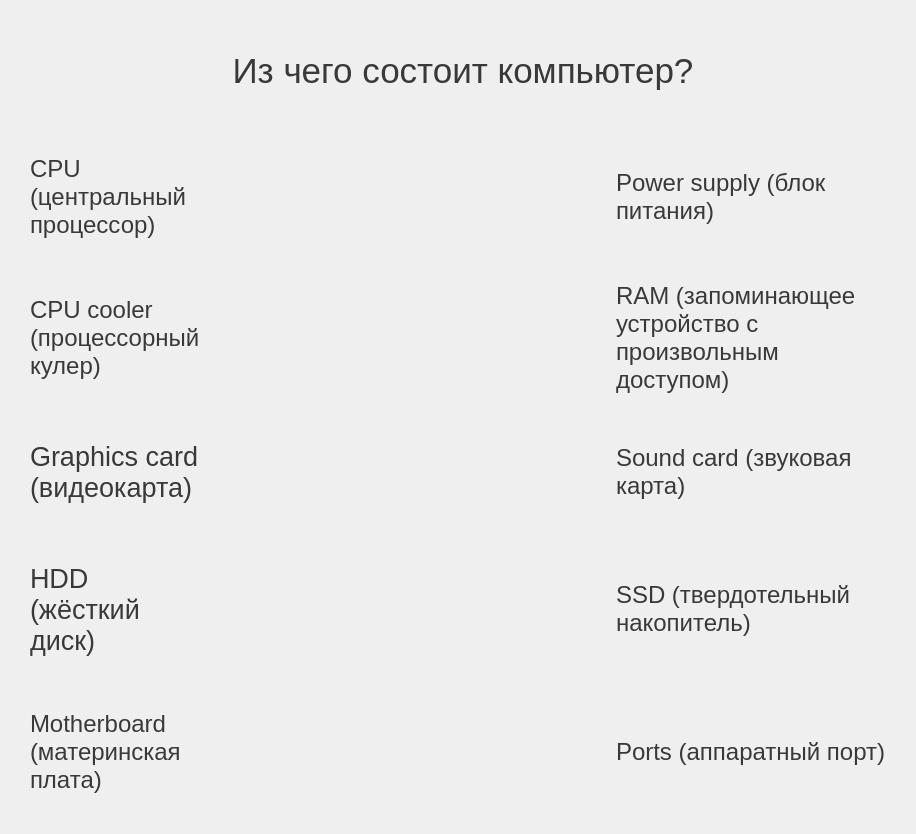
<?xml version="1.0" encoding="UTF-8"?>
<ui version="4.0">
 <class>TechEng</class>
 <widget class="QWidget" name="TechEng">
  <property name="geometry">
   <rect>
    <x>0</x>
    <y>0</y>
    <width>916</width>
    <height>834</height>
   </rect>
  </property>
  <property name="minimumSize">
   <size>
    <width>800</width>
    <height>800</height>
   </size>
  </property>
  <property name="font">
   <font>
    <family>Franklin Gothic Demi</family>
    <pointsize>26</pointsize>
   </font>
  </property>
  <property name="windowTitle">
   <string>TechEng</string>
  </property>
  <property name="styleSheet">
   <string notr="true"/>
  </property>
  <layout class="QVBoxLayout" name="verticalLayout">
   <property name="leftMargin">
    <number>0</number>
   </property>
   <property name="topMargin">
    <number>0</number>
   </property>
   <property name="rightMargin">
    <number>0</number>
   </property>
   <property name="bottomMargin">
    <number>0</number>
   </property>
   <item>
    <widget class="QWidget" name="widget" native="true">
     <layout class="QVBoxLayout" name="verticalLayout_3">
      <property name="leftMargin">
       <number>0</number>
      </property>
      <property name="topMargin">
       <number>0</number>
      </property>
      <property name="rightMargin">
       <number>0</number>
      </property>
      <property name="bottomMargin">
       <number>0</number>
      </property>
      <item>
       <layout class="QVBoxLayout" name="verticalLayout_2">
        <property name="spacing">
         <number>30</number>
        </property>
        <property name="leftMargin">
         <number>30</number>
        </property>
        <property name="topMargin">
         <number>30</number>
        </property>
        <property name="rightMargin">
         <number>20</number>
        </property>
        <property name="bottomMargin">
         <number>30</number>
        </property>
        <item>
         <layout class="QHBoxLayout" name="horizontalLayout">
          <item>
           <widget class="QLabel" name="label">
            <property name="font">
             <font>
              <family>Segoe UI Historic</family>
              <pointsize>26</pointsize>
              <weight>50</weight>
              <bold>false</bold>
             </font>
            </property>
            <property name="styleSheet">
             <string notr="true">color: rgb(57, 57, 57)</string>
            </property>
            <property name="text">
             <string>Из чего состоит компьютер?</string>
            </property>
            <property name="alignment">
             <set>Qt::AlignCenter</set>
            </property>
           </widget>
          </item>
         </layout>
        </item>
        <item>
         <layout class="QGridLayout" name="gridLayout">
          <item row="5" column="3">
           <widget class="QLabel" name="label_7">
            <property name="font">
             <font>
              <family>Segoe UI Historic</family>
              <pointsize>18</pointsize>
             </font>
            </property>
            <property name="styleSheet">
             <string notr="true">color: rgb(57, 57, 57)</string>
            </property>
            <property name="text">
             <string>SSD (твердотельный накопитель)</string>
            </property>
            <property name="wordWrap">
             <bool>true</bool>
            </property>
           </widget>
          </item>
          <item row="2" column="2">
           <widget class="QLabel" name="ram">
            <property name="minimumSize">
             <size>
              <width>170</width>
              <height>96</height>
             </size>
            </property>
            <property name="maximumSize">
             <size>
              <width>170</width>
              <height>96</height>
             </size>
            </property>
            <property name="text">
             <string/>
            </property>
           </widget>
          </item>
          <item row="6" column="1">
           <widget class="QLabel" name="motherboard">
            <property name="sizePolicy">
             <sizepolicy hsizetype="Fixed" vsizetype="Fixed">
              <horstretch>0</horstretch>
              <verstretch>0</verstretch>
             </sizepolicy>
            </property>
            <property name="minimumSize">
             <size>
              <width>120</width>
              <height>105</height>
             </size>
            </property>
            <property name="maximumSize">
             <size>
              <width>120</width>
              <height>105</height>
             </size>
            </property>
            <property name="text">
             <string/>
            </property>
           </widget>
          </item>
          <item row="6" column="3">
           <widget class="QLabel" name="label_10">
            <property name="font">
             <font>
              <family>Segoe UI Historic</family>
              <pointsize>18</pointsize>
             </font>
            </property>
            <property name="styleSheet">
             <string notr="true">color: rgb(57, 57, 57)</string>
            </property>
            <property name="text">
             <string>Ports (аппаратный порт)</string>
            </property>
            <property name="wordWrap">
             <bool>true</bool>
            </property>
           </widget>
          </item>
          <item row="0" column="3">
           <widget class="QLabel" name="label_14">
            <property name="font">
             <font>
              <family>Segoe UI Historic</family>
              <pointsize>18</pointsize>
             </font>
            </property>
            <property name="styleSheet">
             <string notr="true">color: rgb(57, 57, 57)</string>
            </property>
            <property name="text">
             <string>Power supply (блок питания)</string>
            </property>
            <property name="wordWrap">
             <bool>true</bool>
            </property>
           </widget>
          </item>
          <item row="5" column="2">
           <widget class="QLabel" name="ssd">
            <property name="minimumSize">
             <size>
              <width>150</width>
              <height>82</height>
             </size>
            </property>
            <property name="maximumSize">
             <size>
              <width>150</width>
              <height>82</height>
             </size>
            </property>
            <property name="text">
             <string/>
            </property>
           </widget>
          </item>
          <item row="0" column="1">
           <widget class="QLabel" name="cpu">
            <property name="sizePolicy">
             <sizepolicy hsizetype="Fixed" vsizetype="Fixed">
              <horstretch>0</horstretch>
              <verstretch>0</verstretch>
             </sizepolicy>
            </property>
            <property name="minimumSize">
             <size>
              <width>100</width>
              <height>104</height>
             </size>
            </property>
            <property name="maximumSize">
             <size>
              <width>100</width>
              <height>104</height>
             </size>
            </property>
            <property name="text">
             <string/>
            </property>
           </widget>
          </item>
          <item row="2" column="1">
           <widget class="QLabel" name="cpucooler">
            <property name="sizePolicy">
             <sizepolicy hsizetype="Fixed" vsizetype="Fixed">
              <horstretch>0</horstretch>
              <verstretch>0</verstretch>
             </sizepolicy>
            </property>
            <property name="minimumSize">
             <size>
              <width>100</width>
              <height>106</height>
             </size>
            </property>
            <property name="maximumSize">
             <size>
              <width>100</width>
              <height>106</height>
             </size>
            </property>
            <property name="text">
             <string/>
            </property>
           </widget>
          </item>
          <item row="0" column="2">
           <widget class="QLabel" name="powersupply">
            <property name="minimumSize">
             <size>
              <width>153</width>
              <height>110</height>
             </size>
            </property>
            <property name="maximumSize">
             <size>
              <width>153</width>
              <height>110</height>
             </size>
            </property>
            <property name="text">
             <string/>
            </property>
           </widget>
          </item>
          <item row="5" column="0">
           <widget class="QLabel" name="label_8">
            <property name="font">
             <font>
              <family>Segoe UI Historic</family>
              <pointsize>20</pointsize>
             </font>
            </property>
            <property name="styleSheet">
             <string notr="true">color: rgb(57, 57, 57)</string>
            </property>
            <property name="text">
             <string>HDD (жёсткий диск)</string>
            </property>
            <property name="wordWrap">
             <bool>true</bool>
            </property>
           </widget>
          </item>
          <item row="4" column="2">
           <widget class="QLabel" name="soundcard">
            <property name="sizePolicy">
             <sizepolicy hsizetype="Fixed" vsizetype="Fixed">
              <horstretch>0</horstretch>
              <verstretch>0</verstretch>
             </sizepolicy>
            </property>
            <property name="minimumSize">
             <size>
              <width>154</width>
              <height>95</height>
             </size>
            </property>
            <property name="maximumSize">
             <size>
              <width>154</width>
              <height>95</height>
             </size>
            </property>
            <property name="text">
             <string/>
            </property>
           </widget>
          </item>
          <item row="5" column="1">
           <widget class="QLabel" name="hdd">
            <property name="sizePolicy">
             <sizepolicy hsizetype="Fixed" vsizetype="Fixed">
              <horstretch>0</horstretch>
              <verstretch>0</verstretch>
             </sizepolicy>
            </property>
            <property name="minimumSize">
             <size>
              <width>156</width>
              <height>120</height>
             </size>
            </property>
            <property name="maximumSize">
             <size>
              <width>156</width>
              <height>120</height>
             </size>
            </property>
            <property name="text">
             <string/>
            </property>
           </widget>
          </item>
          <item row="6" column="0">
           <widget class="QLabel" name="label_15">
            <property name="font">
             <font>
              <family>Segoe UI Historic</family>
              <pointsize>18</pointsize>
             </font>
            </property>
            <property name="styleSheet">
             <string notr="true">color: rgb(57, 57, 57)
</string>
            </property>
            <property name="text">
             <string>Motherboard (материнская плата)</string>
            </property>
            <property name="wordWrap">
             <bool>true</bool>
            </property>
           </widget>
          </item>
          <item row="0" column="0">
           <widget class="QLabel" name="label_2">
            <property name="font">
             <font>
              <family>Segoe UI Historic</family>
              <pointsize>18</pointsize>
             </font>
            </property>
            <property name="styleSheet">
             <string notr="true">color: rgb(57, 57, 57)</string>
            </property>
            <property name="text">
             <string>CPU (центральный процессор)</string>
            </property>
            <property name="wordWrap">
             <bool>true</bool>
            </property>
           </widget>
          </item>
          <item row="2" column="3">
           <widget class="QLabel" name="label_3">
            <property name="font">
             <font>
              <family>Segoe UI Historic</family>
              <pointsize>18</pointsize>
             </font>
            </property>
            <property name="styleSheet">
             <string notr="true">color: rgb(57, 57, 57)
</string>
            </property>
            <property name="text">
             <string>RAM (запоминающее устройство с произвольным доступом)</string>
            </property>
            <property name="wordWrap">
             <bool>true</bool>
            </property>
           </widget>
          </item>
          <item row="2" column="0">
           <widget class="QLabel" name="label_4">
            <property name="font">
             <font>
              <family>Segoe UI Historic</family>
              <pointsize>18</pointsize>
             </font>
            </property>
            <property name="styleSheet">
             <string notr="true">color: rgb(57, 57, 57)</string>
            </property>
            <property name="text">
             <string>CPU cooler (процессорный кулер)</string>
            </property>
            <property name="wordWrap">
             <bool>true</bool>
            </property>
           </widget>
          </item>
          <item row="4" column="3">
           <widget class="QLabel" name="label_5">
            <property name="font">
             <font>
              <family>Segoe UI Historic</family>
              <pointsize>18</pointsize>
             </font>
            </property>
            <property name="styleSheet">
             <string notr="true">color: rgb(57, 57, 57)
</string>
            </property>
            <property name="text">
             <string>Sound card (звуковая карта)</string>
            </property>
            <property name="wordWrap">
             <bool>true</bool>
            </property>
           </widget>
          </item>
          <item row="4" column="0">
           <widget class="QLabel" name="label_6">
            <property name="font">
             <font>
              <family>Segoe UI Historic</family>
              <pointsize>20</pointsize>
             </font>
            </property>
            <property name="styleSheet">
             <string notr="true">color: rgb(57, 57, 57)</string>
            </property>
            <property name="text">
             <string>Graphics card (видеокарта)</string>
            </property>
            <property name="wordWrap">
             <bool>true</bool>
            </property>
           </widget>
          </item>
          <item row="4" column="1">
           <widget class="QLabel" name="graphiccard">
            <property name="sizePolicy">
             <sizepolicy hsizetype="Fixed" vsizetype="Fixed">
              <horstretch>0</horstretch>
              <verstretch>0</verstretch>
             </sizepolicy>
            </property>
            <property name="minimumSize">
             <size>
              <width>150</width>
              <height>95</height>
             </size>
            </property>
            <property name="maximumSize">
             <size>
              <width>150</width>
              <height>95</height>
             </size>
            </property>
            <property name="text">
             <string/>
            </property>
           </widget>
          </item>
          <item row="6" column="2">
           <widget class="QLabel" name="ports">
            <property name="sizePolicy">
             <sizepolicy hsizetype="Fixed" vsizetype="Fixed">
              <horstretch>0</horstretch>
              <verstretch>0</verstretch>
             </sizepolicy>
            </property>
            <property name="minimumSize">
             <size>
              <width>140</width>
              <height>61</height>
             </size>
            </property>
            <property name="maximumSize">
             <size>
              <width>140</width>
              <height>61</height>
             </size>
            </property>
            <property name="text">
             <string/>
            </property>
           </widget>
          </item>
         </layout>
        </item>
       </layout>
      </item>
     </layout>
    </widget>
   </item>
  </layout>
 </widget>
 <resources/>
 <connections/>
</ui>
